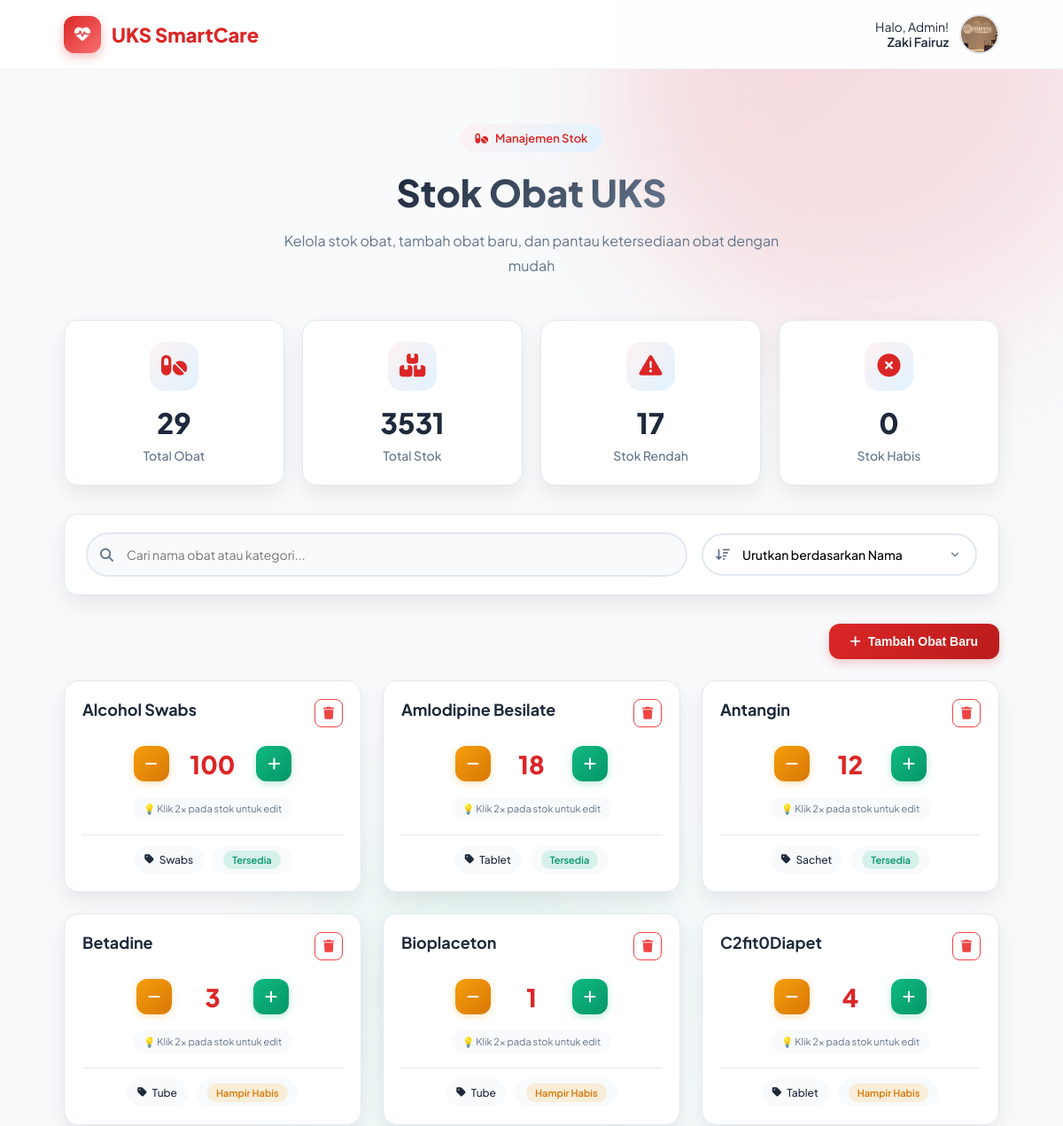
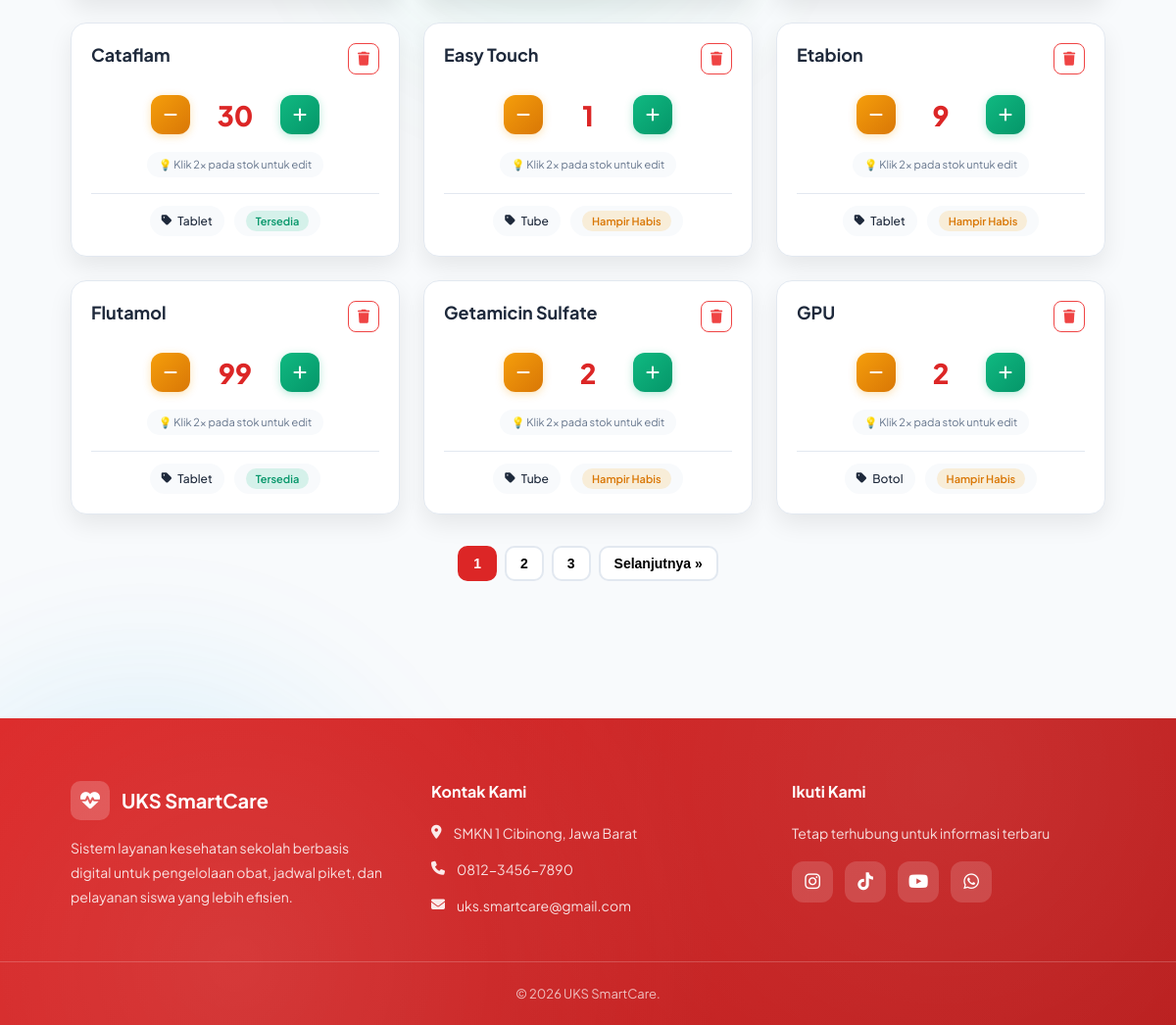
Screenshot of /Admin/stok.php (signed in) with the database file from the repository (2 pictures, top to bottom).
### tables this page shows
CREATE TABLE `obat` (
  `id_obat` int NOT NULL,
  `nama_obat` varchar(100) NOT NULL,
  `stok` int NOT NULL,
  `kategori` varchar(50) NOT NULL,
  `status` enum('tersedia','hampir_habis','habis') NOT NULL,
  `created_at` timestamp NOT NULL DEFAULT CURRENT_TIMESTAMP
);

### Admin/stok.php (the view, shortened to what this page needs)
<?php
include '../koneksi.php';
$id_admin_sekarang = $_SESSION['id_admin'];
$query_self = mysqli_query($conn, "SELECT * FROM admin WHERE id_admin = '$id_admin_sekarang'");
$admin = mysqli_fetch_assoc($query_self);
$total_obat = mysqli_fetch_assoc(mysqli_query($conn, "SELECT COUNT(*) as total FROM obat"))['total'];
$total_stok = mysqli_fetch_assoc(mysqli_query($conn, "SELECT SUM(stok) as total FROM obat"))['total'];
$low_stock = mysqli_fetch_assoc(mysqli_query($conn, "SELECT COUNT(*) as total FROM obat WHERE stok BETWEEN 1 AND 10"))['total'];
$out_of_stock = mysqli_fetch_assoc(mysqli_query($conn, "SELECT COUNT(*) as total FROM obat WHERE stok = 0"))['total'];
$search_term = isset($_GET['search']) ? mysqli_real_escape_string($conn, $_GET['search']) : '';
$sort_by = isset($_GET['sort']) ? $_GET['sort'] : 'nama_obat';
$query = "SELECT * FROM obat WHERE 1=1";
$query .= " ORDER BY $sort_by ASC";
$per_page = 12;
$page = isset($_GET['page']) ? (int)$_GET['page'] : 1;
$start = ($page - 1) * $per_page;
$total_result = mysqli_query($conn, $query);
$total_rows = mysqli_num_rows($total_result);
$total_pages = ceil($total_rows / $per_page);
$query .= " LIMIT $start, $per_page";
$data_obat = mysqli_query($conn, $query);
?>
<!DOCTYPE html>
<html lang="id">
<head>
    <link rel="stylesheet" href="https://cdnjs.cloudflare.com/ajax/libs/font-awesome/6.5.2/css/all.min.css" />
</head>
<body>
    <div class="bg-container">
        <div class="gradient-orb orb-1"></div>
        <div class="gradient-orb orb-2"></div>
        <div class="particles" id="particles"></div>
    </div>
    <header id="header">
        <div class="navbar">
            <a href="halamanadmin.php" class="logo">
                <div class="logo-icon"><i class="fa-solid fa-heart-pulse"></i></div>
                UKS SmartCare
            </a>
            <div class="profile-container" id="profileContainer">
                <div class="welcome-text">Halo, Admin!<br><strong><?= htmlspecialchars($admin['nama_lengkap']) ?></strong></div>
                <div class="profile-icon">
                    <img src="../assets/img/<?= $admin['foto'] ?: 'default.png' ?>" alt="Profile">
                </div>
            </div>
        </div>
    </header>
    <main class="main-section">
        <div class="section-header">
            <div class="badge"><i class="fa-solid fa-pills"></i> Manajemen Stok</div>
            <h1 class="section-title">Stok Obat UKS</h1>
            <p class="section-sub">Kelola stok obat, tambah obat baru, dan pantau ketersediaan obat dengan mudah</p>
        </div>
        <div class="stats-container">
            <div class="stat-card"><div class="stat-icon"><i class="fa-solid fa-pills"></i></div><div class="stat-value"><?= $total_obat ?></div><div class="stat-label">Total Obat</div></div>
            <div class="stat-card"><div class="stat-icon"><i class="fa-solid fa-boxes"></i></div><div class="stat-value"><?= $total_stok ?></div><div class="stat-label">Total Stok</div></div>
            <div class="stat-card"><div class="stat-icon"><i class="fa-solid fa-exclamation-triangle"></i></div><div class="stat-value"><?= $low_stock ?></div><div class="stat-label">Stok Rendah</div></div>
            <div class="stat-card"><div class="stat-icon"><i class="fa-solid fa-times-circle"></i></div><div class="stat-value"><?= $out_of_stock ?></div><div class="stat-label">Stok Habis</div></div>
        </div>
        <div class="search-sort-container">
    <div class="search-wrapper">
        <input type="text" id="searchInput" class="search-input" placeholder="Cari nama obat atau kategori..." value="<?= htmlspecialchars($search_term) ?>" autocomplete="off">
    </div>
    <div class="sort-wrapper">
        <select id="sortDropdown" class="sort-dropdown">
            <option value="nama_obat" <?= $sort_by == 'nama_obat' ? 'selected' : '' ?>>Urutkan berdasarkan Nama</option>
        </select>
    </div>
</div>
        <div class="action-buttons">
            <button class="action-btn btn-add" onclick="openModal()"><i class="fa-solid fa-plus"></i> Tambah Obat Baru</button>
        </div>
        <div class="cards-grid">
            <?php if (mysqli_num_rows($data_obat) > 0): ?>
                <?php while($row = mysqli_fetch_assoc($data_obat)): ?>
                <?php
                $stok = $row['stok'];
                if ($stok > 10) { $statusText = 'Tersedia'; $statusClass = 'status-safe'; }
                elseif ($stok >= 1 && $stok <= 10) { $statusText = 'Hampir Habis'; $statusClass = 'status-low'; }
                else { $statusText = 'Habis'; $statusClass = 'status-out'; }
                ?>
                <div class="medicine-card">
                    <div class="medicine-card-header">
                        <div class="medicine-name"><?= htmlspecialchars($row['nama_obat']) ?></div>
                        <div class="medicine-actions">
                            <button onclick="hapusObat(<?= $row['id_obat'] ?>)"><i class="fas fa-trash"></i></button>
                        </div>
                    </div>
                    <div class="medicine-body">
                        <div class="stock-control">
                            <button class="stock-btn btn-minus" onclick="decreaseStock(<?= $row['id_obat'] ?>)"><i class="fas fa-minus"></i></button>
                            <div class="stock-value" id="stock-<?= $row['id_obat'] ?>" ondblclick="quickEditStock(<?= $row['id_obat'] ?>)"><?= $row['stok'] ?></div>
                            <button class="stock-btn btn-plus" onclick="increaseStock(<?= $row['id_obat'] ?>)"><i class="fas fa-plus"></i></button>
                        </div>
                        <div class="quick-edit"><span class="quick-edit-text" onclick="quickEditStock(<?= $row['id_obat'] ?>)">💡 Klik 2x pada stok untuk edit</span></div>
                    </div>
                    <div class="medicine-meta">
                        <div class="meta-item"><i class="fas fa-tag"></i><span><?= htmlspecialchars($row['kategori']) ?></span></div>
                        <div class="meta-item"><span class="status-badge <?= $statusClass ?>"><?= $statusText ?></span></div>
                    </div>
                </div>
                <?php endwhile; ?>
            <?php endif; ?>
        </div>
        <?php if ($total_pages > 1): ?>
        <div class="pagination-container">
            <?php for($i = 1; $i <= $total_pages; $i++): ?>
                <button class="pagination-btn <?= $page == $i ? 'active' : '' ?>" onclick="changePage(<?= $i ?>)"><?= $i ?></button>
            <?php endfor; ?>
            <?php if ($page < $total_pages): ?>
                <button class="pagination-btn" onclick="changePage(<?= $page + 1 ?>)">Selanjutnya »</button>
            <?php endif; ?>
        </div>
        <?php endif; ?>
    </main>
    <footer>
        <div class="footer-pattern"></div>
        <div class="footer-wrap">
            <div><div class="footer-brand"><div class="footer-brand-icon"><i class="fa-solid fa-heart-pulse"></i></div>UKS SmartCare</div><p>Sistem layanan kesehatan sekolah berbasis digital untuk pengelolaan obat, jadwal piket, dan pelayanan siswa yang lebih efisien.</p></div>
            <div class="footer-contact"><h4>Kontak Kami</h4><p><i class="fa-solid fa-location-dot"></i> SMKN 1 Cibinong, Jawa Barat</p><p><i class="fa-solid fa-phone"></i> 0812-3456-7890</p><p><i class="fa-solid fa-envelope"></i> uks.smartcare@gmail.com</p></div>
            <div><h4>Ikuti Kami</h4><p style="margin-bottom: 16px;">Tetap terhubung untuk informasi terbaru</p><div class="social-links"><a href="#" aria-label="Instagram"><i class="fab fa-instagram"></i></a><a href="#" aria-label="TikTok"><i class="fab fa-tiktok"></i></a><a href="#" aria-label="YouTube"><i class="fab fa-youtube"></i></a><a href="#" aria-label="WhatsApp"><i class="fab fa-whatsapp"></i></a></div></div>
        </div>
        <div class="footer-bottom">&copy; 2026 UKS SmartCare.</div>
    </footer>
</body>
</html>

### rows the page displays
obat: nama_obat "Alcohol Swabs", stok "100", kategori "Swabs", stok "Tersedia"
obat: nama_obat "Amlodipine Besilate", stok "18", kategori "Tablet", stok "Tersedia"
obat: nama_obat "Antangin", stok "12", kategori "Sachet", stok "Tersedia"
obat: nama_obat "Betadine", stok "3", kategori "Tube", stok "Hampir Habis"
obat: nama_obat "Bioplaceton", stok "1", kategori "Tube", stok "Hampir Habis"
obat: nama_obat "C2fit0Diapet", stok "4", kategori "Tablet", stok "Hampir Habis"
obat: nama_obat "Cataflam", stok "30", kategori "Tablet", stok "Tersedia"
obat: nama_obat "Easy Touch", stok "1", kategori "Tube", stok "Hampir Habis"
obat: nama_obat "Etabion", stok "9", kategori "Tablet", stok "Hampir Habis"
obat: nama_obat "Flutamol", stok "99", kategori "Tablet", stok "Tersedia"
obat: nama_obat "Getamicin Sulfate", stok "2", kategori "Tube", stok "Hampir Habis"
obat: nama_obat "GPU", stok "2", kategori "Botol", stok "Hampir Habis"

### other values shown
$admin['nama_lengkap'] "Zaki Fairuz"
$total_obat "29"
$total_stok "3531"
$low_stock "17"
$out_of_stock "0"
